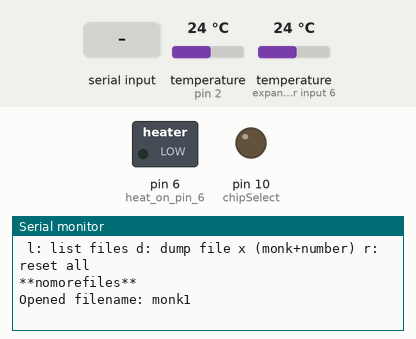
A sketch run on a simulated Arduino Uno, built with avr-gcc and run on an emulated ATmega328P. Parts: switched loads named in the sketch (green lamp = pin HIGH), output pins drawn as LEDs (lit = HIGH), the last lines printed to the serial monitor. The inputs (shaded band) are chosen by the test bench; at power-on: temperature (sensors on pin 2, expander input 6) 24 °C. Storage starts empty.

Above: at 3.4 s.
3.5 s: "d\n" received over Serial
At 7.0 s:
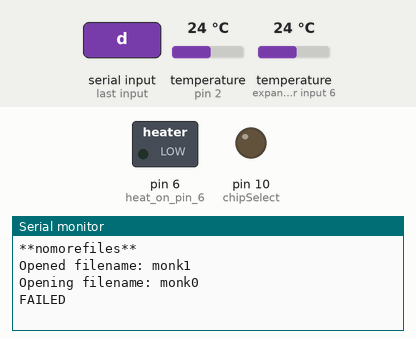
7.2 s: "l\n" received over Serial
At 10.0 s:
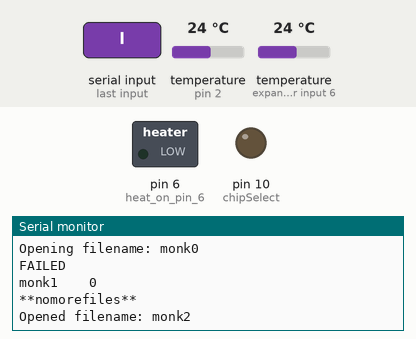

Measured:
- after the input at 3.5 s, the serial monitor: prints a new line after 2.1 s (image 1)
- after the input at 7.2 s, the serial monitor: prints a new line after 1.5 s (image 2)

The sketch:

heat_logic.ino
```cpp
/*

HEAT LOGIC:

// l-list files
// d dump file x (monk+number)
// r reset and try open from scratch all

// plot with gnuplot: find more software for png etc. just to test
// plot "/root/test2" with lines

// CLK=13, DO-MISO=12, DI=MOSI=11, CS=10, heat on pin 6

TODO:
- DS1820 x2 DONE
- SD card (need to find extra working SD) DONE
- heating circuit tests/PWM DONE

TESTING battery...

- what logic could be:

average x, y for x seconds - next x seconds if is below is a 0, above is a 1

- logic and averages etc///
- test all
- write 3 values and logics to SD

- USB re-wire and test

- how we set threshold for 1 or 0: average temp for x seconds, next x
  seconds and compare higher/lower on each (but this makes it all a
  matter of timing)

or always record average and make a guess...


// TODO:  temperature with 2x ds1820, arduino uno
// add latest SD code from


*/

#include <Wire.h>
#include <OneWire.h>
#include <DallasTemperature.h>
#include <SD.h>
#include <SPI.h>

// Data wire is plugged into port 2 on the Arduino
#define ONE_WIRE_BUS 2

// Setup a oneWire instance to communicate with any OneWire devices (not just Maxim/Dallas temperature ICs)
OneWire oneWire(ONE_WIRE_BUS);

// Pass our oneWire reference to Dallas Temperature.
DallasTemperature sensors(&oneWire);

void(* resetFunc) (void) = 0;

// for SD card:
int chipSelect = 10; // CS=chip select pin for the MicroSD Card Adapter
File file; // file object that is used to read and write data

char line[10];
char buf[80];
char filename[12]="monk";
char filenamen[12]="";

int printDirectory(File dir, int numTabs) {
  int numfiles=0;
  dir.seek(0); /////// Add seek ///////////////////
  while(true) {
          File entry =  dir.openNextFile();
     if (! entry) {
       // no more files
       Serial.println("**nomorefiles**");
       break;
     }
     for (uint8_t i=0; i<numTabs; i++) {
       Serial.print('\t');
     }
     Serial.print(entry.name());
     numfiles++;
     if (entry.isDirectory()) {
       Serial.println("/");
       printDirectory(entry, numTabs+1);
     } else {
       // files have sizes, directories do not
       Serial.print("\t\t");
       Serial.println(entry.size(), DEC);
     }
     entry.close();
   }
  return numfiles;
}

int readline(int readch, char *buffer, int len) {
    static int pos = 0;
    int rpos;

    if (readch > 0) {
        switch (readch) {
            case '\r': // Ignore CR
                rpos = pos;
                pos = 0;  // Reset position index ready for next time
                return rpos;
		//                break;
            case '\n': // Return on new-line
	      //Serial.print(readch);
                rpos = pos;
                pos = 0;  // Reset position index ready for next time
                return rpos;
            default:
                if (pos < len-1) {
		  //  Serial.print(readch);
                    buffer[pos++] = readch;
                    buffer[pos] = 0;
                }
        }
    }
    return 0;
}

unsigned char charrr[8];
File root;

void setup() {

  Serial.begin(115200);
  sensors.begin();

  //    pinMode(A0, OUTPUT);
  //  pinMode(9, OUTPUT);
  pinMode(10, OUTPUT); // CS pin for SD card

  pinMode(6, OUTPUT); // heat on pin 6

  SPI.begin();
  //  SPI.setDataMode(SPI_MODE1);

  Serial.println(" l: list files d: dump file x (monk+number) r: reset all");

  pinMode(chipSelect, OUTPUT); // chip select pin must be set to OUTPUT mode
  //  SPI.begin();
  //    SPI.setDataMode(SPI_MODE0);
    if (!SD.begin()) { // Initialize SD card
    Serial.println("Could not initialize SD card."); // if return value is false, something went wrong.
  }
    else {// flash twice on success)
	  digitalWrite(7, HIGH);
	  delay(300);
	  digitalWrite(7, LOW);
	  delay(600);
	  digitalWrite(7, HIGH);
	  delay(300);
	  digitalWrite(7, LOW);
	  }

  // xx
    root = SD.open("/");
    int numfiles=printDirectory(root, 0);
    numfiles++;
    itoa(numfiles,charrr,10);
    strcpy(filenamen,filename);
    strcat(filenamen, charrr);
    if(!SD.exists(filenamen)){
      file = SD.open(filenamen, FILE_WRITE); // open "file.txt" to write data
    }
    Serial.print("Opened filename: ");
    Serial.println(filenamen);
    delay(1000);
}

void commandline(){
{
 if (readline(Serial.read(), buf, 80) > 0) {

      if (!strcmp(buf, "r")) { // reset all
     resetFunc();
     }

   if (!strcmp(buf, "d")) { // dump file
     //     reading=1;
     //   if (reading==1) {
     // close last file
     file.close();
     // get integer and dump that file monkxx
     // buf is with number
     // make new filenamen with number
     int num=Serial.parseInt();
     itoa(num,charrr,10);
     strcpy(filenamen,filename);
     strcat(filenamen, charrr);
     Serial.print("Opening filename: ");
     Serial.println(filenamen);

     file = SD.open(filenamen, FILE_READ);
     delay(1000);
     if (file){
       Serial.print("Opened filename: ");
       Serial.println(filenamen);
     }
     else
       {
       Serial.println("FAILED");
       }

  if (file) {
    while (file.available()) {
      Serial.write(file.read());
    }
    //  }

     file.close();
     delay(500);
     // open new file to write data to
    root = SD.open("/");
    int numfiles=printDirectory(root, 0);
    numfiles++;
    itoa(numfiles,charrr,10);
    strcpy(filenamen,filename);
    strcat(filenamen, charrr);
    if(!SD.exists(filenamen)){
      file = SD.open(filenamen, FILE_WRITE); // open "file.txt" to write data
    }
    Serial.print("Opened filename: ");
    Serial.println(filenamen);
    delay(1000);
    //      reading=0;
   }


   }

   if (!strcmp(buf, "l")) {
     //      Serial.println("l");
     file.close();
     delay(500);
     // print the list the files
     root = SD.open("/");
    int numfiles=printDirectory(root, 0);
    numfiles++;
    itoa(numfiles,charrr,10);
    strcpy(filenamen,filename);
    strcat(filenamen, charrr);
    if(!SD.exists(filenamen)){
      file = SD.open(filenamen, FILE_WRITE); // open "file.txt" to write data
    }
    Serial.print("Opened filename: ");
    Serial.println(filenamen);
    delay(1000);
   }
 }
}
}


void loop() {
  static int toggle=0, x=0;
  float av1, av2, avv1, avv2;
  int logic1, logic2, outcome;
  delay(1);  // give some delay for SD card and RTC to be low before processor sleeps to avoid it being stuck

  sensors.begin(); // as before it didn;t work
  av1=0; av2=0;avv1=0;avv2=0;

  // DO OUR STUFF and put serial ops in here somewhere

  for (x=0;x<10;x++){    // stage 1: average each of temps for x seconds
    sensors.requestTemperatures();
    float temper=sensors.getTempCByIndex(0);
    float temperr=sensors.getTempCByIndex(1);
    av1+=temper;
    av2+=temperr;
    //    delay(50);
    commandline();
  }
  av1=av1/10.0;
  av2=av2/10.0;

  for (x=0;x<10;x++){    // stage 2: average each of temps for x seconds
    sensors.requestTemperatures();
    float temper=sensors.getTempCByIndex(0); // or is much slower than we imagine
    float temperr=sensors.getTempCByIndex(1);
    avv1+=temper;
    avv2+=temperr;
    //    delay(50);
    commandline();
  }
  avv1=avv1/10.0;
  avv2=avv2/10.0;

  // logic for each and output to heat for x seconds
  if (avv1>av1) logic1=1;
  else logic1=0;

  if (avv2>av2) logic2=1;
  else logic2=0;
  outcome=logic1^logic2;

  if (outcome) {
    analogWrite(6,255);
    Serial.println("1-HEAT");
  }
  else {
    analogWrite(6,0);
    Serial.println("0-NO");
  }

  //  for (x=0;x<100;x++){
  //    delay(500);
  //  commandline();
  //  }

  // record to SD states (eg. 0 0 1), and average temps

  file.print(av1);
  file.print(", ");
  file.print(avv1);
  file.print(", ");
  file.print(av2);
  file.print(", ");
  file.print(avv2);
  file.print(", ");
  file.print(logic1);
  file.print(", ");
  file.print(logic2);
  file.print(", ");
  file.print(outcome);
  file.println();
  file.flush();
}
```
